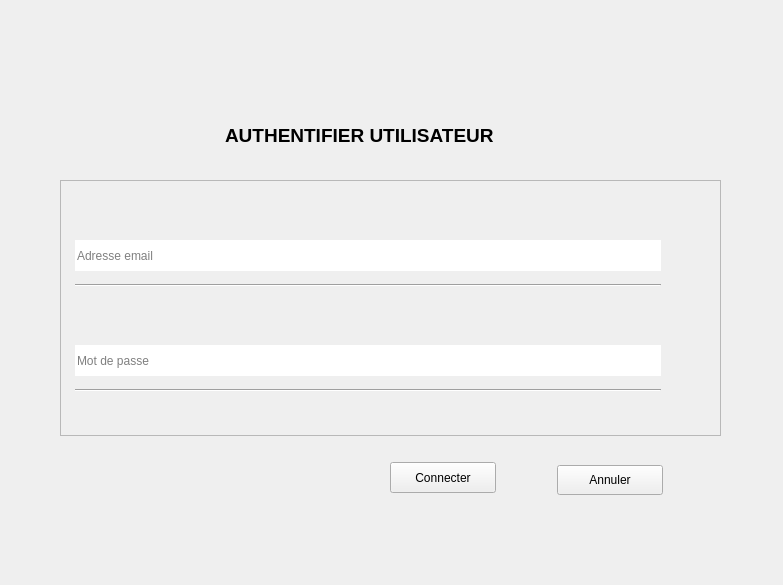
<?xml version="1.0" encoding="UTF-8"?>
<ui version="4.0">
 <class>Form</class>
 <widget class="QWidget" name="Form">
  <property name="geometry">
   <rect>
    <x>0</x>
    <y>0</y>
    <width>783</width>
    <height>585</height>
   </rect>
  </property>
  <property name="windowTitle">
   <string>Form</string>
  </property>
  <widget class="QLabel" name="label">
   <property name="geometry">
    <rect>
     <x>225</x>
     <y>120</y>
     <width>361</width>
     <height>31</height>
    </rect>
   </property>
   <property name="text">
    <string>&lt;html&gt;&lt;head/&gt;&lt;body&gt;&lt;p&gt;&lt;span style=&quot; font-size:14pt; font-weight:600;&quot;&gt;AUTHENTIFIER UTILISATEUR&lt;/span&gt;&lt;/p&gt;&lt;/body&gt;&lt;/html&gt;</string>
   </property>
  </widget>
  <widget class="QFrame" name="frame">
   <property name="geometry">
    <rect>
     <x>60</x>
     <y>180</y>
     <width>661</width>
     <height>256</height>
    </rect>
   </property>
   <property name="frameShape">
    <enum>QFrame::StyledPanel</enum>
   </property>
   <property name="frameShadow">
    <enum>QFrame::Raised</enum>
   </property>
   <widget class="QLineEdit" name="lineEdit">
    <property name="geometry">
     <rect>
      <x>15</x>
      <y>60</y>
      <width>586</width>
      <height>31</height>
     </rect>
    </property>
    <property name="text">
     <string/>
    </property>
    <property name="frame">
     <bool>false</bool>
    </property>
    <property name="placeholderText">
     <string>Adresse email</string>
    </property>
   </widget>
   <widget class="QLineEdit" name="lineEdit_2">
    <property name="geometry">
     <rect>
      <x>15</x>
      <y>165</y>
      <width>586</width>
      <height>31</height>
     </rect>
    </property>
    <property name="frame">
     <bool>false</bool>
    </property>
    <property name="placeholderText">
     <string>Mot de passe</string>
    </property>
   </widget>
   <widget class="QLabel" name="label_6">
    <property name="geometry">
     <rect>
      <x>15</x>
      <y>180</y>
      <width>61</width>
      <height>46</height>
     </rect>
    </property>
    <property name="text">
     <string/>
    </property>
   </widget>
   <widget class="Line" name="line_2">
    <property name="geometry">
     <rect>
      <x>15</x>
      <y>195</y>
      <width>586</width>
      <height>30</height>
     </rect>
    </property>
    <property name="orientation">
     <enum>Qt::Horizontal</enum>
    </property>
   </widget>
   <widget class="Line" name="line_3">
    <property name="geometry">
     <rect>
      <x>15</x>
      <y>90</y>
      <width>586</width>
      <height>30</height>
     </rect>
    </property>
    <property name="orientation">
     <enum>Qt::Horizontal</enum>
    </property>
   </widget>
  </widget>
  <widget class="QWidget" name="widget" native="true">
   <property name="geometry">
    <rect>
     <x>60</x>
     <y>435</y>
     <width>661</width>
     <height>80</height>
    </rect>
   </property>
   <widget class="QPushButton" name="btn_exit">
    <property name="geometry">
     <rect>
      <x>497</x>
      <y>30</y>
      <width>106</width>
      <height>30</height>
     </rect>
    </property>
    <property name="text">
     <string>Annuler</string>
    </property>
    <property name="autoDefault">
     <bool>false</bool>
    </property>
    <property name="default">
     <bool>false</bool>
    </property>
   </widget>
   <widget class="QPushButton" name="btn_save">
    <property name="geometry">
     <rect>
      <x>330</x>
      <y>27</y>
      <width>106</width>
      <height>31</height>
     </rect>
    </property>
    <property name="text">
     <string>Connecter</string>
    </property>
    <property name="autoDefault">
     <bool>true</bool>
    </property>
   </widget>
  </widget>
 </widget>
 <resources/>
 <connections/>
</ui>
